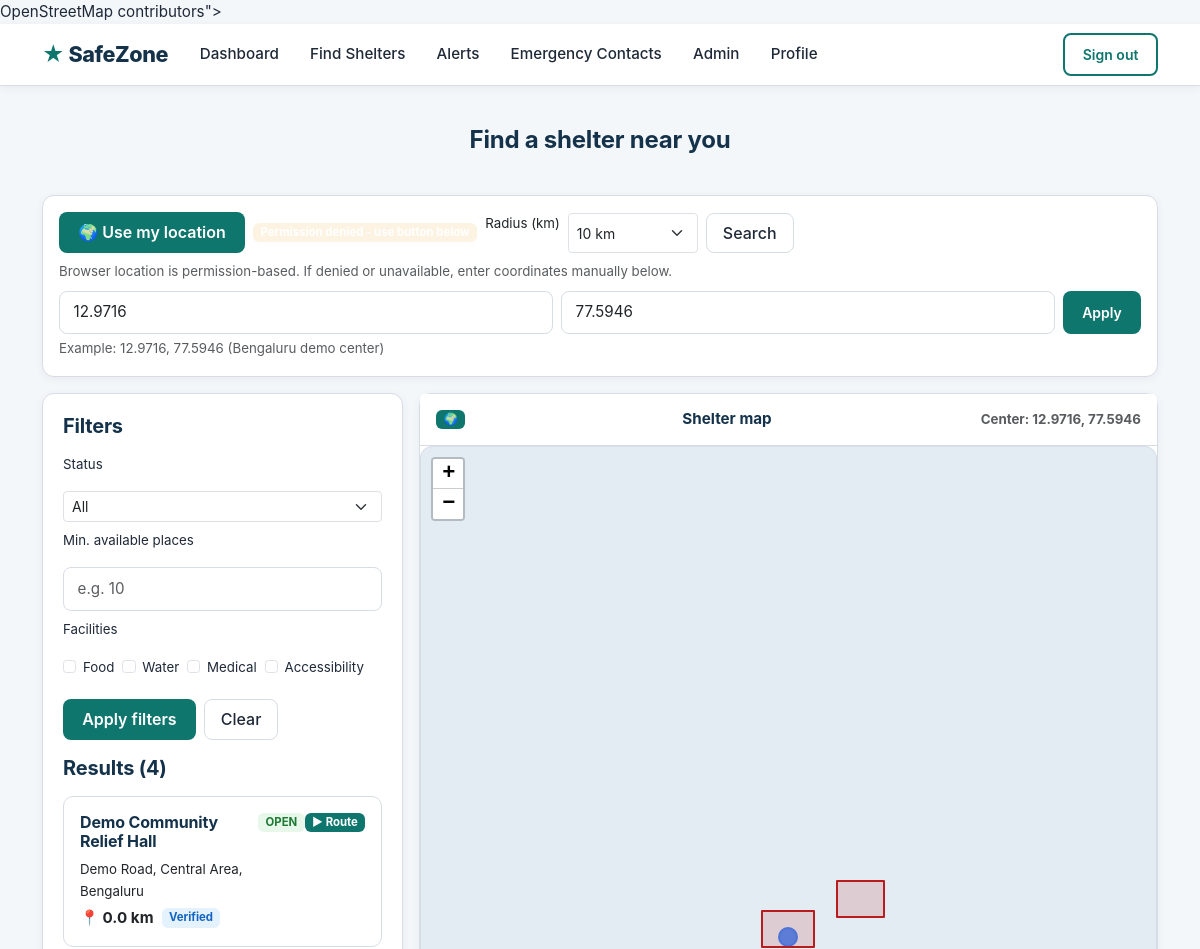
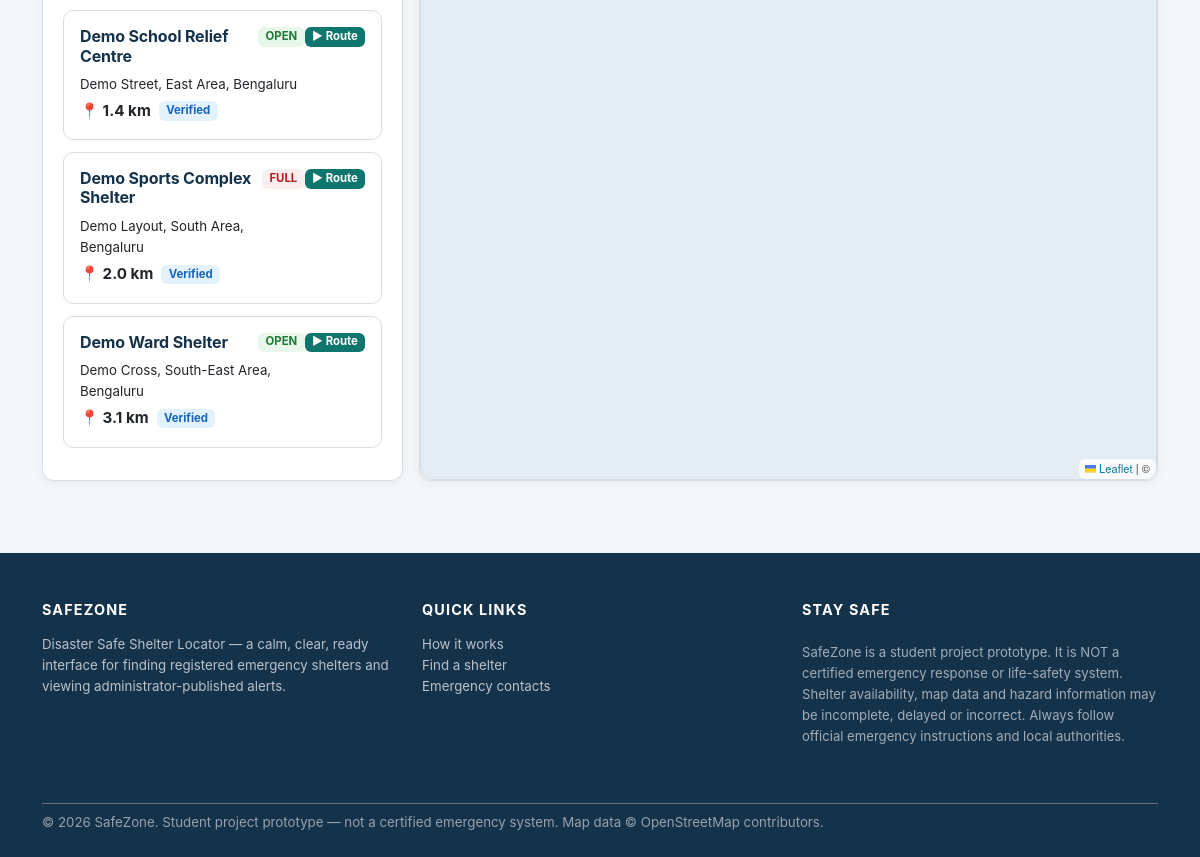
/user/find-shelter (signed in), run on the app's committed database (2 pictures, top to bottom).
### tables this page shows
CREATE TABLE shelters (
    shelter_id INTEGER PRIMARY KEY AUTOINCREMENT,
    shelter_code VARCHAR(30) NOT NULL UNIQUE,
    name VARCHAR(160) NOT NULL,
    description TEXT NULL,
    address VARCHAR(255) NOT NULL,
    city VARCHAR(100) NOT NULL,
    state VARCHAR(100) NOT NULL,
    postal_code VARCHAR(15) NULL,
    latitude REAL NOT NULL,
    longitude REAL NOT NULL,
    shelter_type TEXT NOT NULL DEFAULT 'OTHER' CHECK (shelter_type IN ('COMMUNITY_HALL','SCHOOL','GOVERNMENT_CENTRE','HEALTH_CENTRE','OTHER')),
    total_capacity INTEGER UNSIGNED NOT NULL DEFAULT 0,
    available_capacity INTEGER UNSIGNED NOT NULL DEFAULT 0,
    status TEXT NOT NULL DEFAULT 'OPEN' CHECK (status IN ('OPEN','FULL','CLOSED')),
    verification_status TEXT NOT NULL DEFAULT 'PENDING' CHECK (verification_status IN ('PENDING','VERIFIED','REJECTED')),
    contact_name VARCHAR(120) NULL,
    contact_phone VARCHAR(25) NULL,
    has_food INTEGER NOT NULL DEFAULT 0,
    has_drinking_water INTEGER NOT NULL DEFAULT 0,
    has_medical_support INTEGER NOT NULL DEFAULT 0,
    has_accessibility INTEGER NOT NULL DEFAULT 0,
    last_verified_at DATETIME NULL,
    created_by BIGINT NULL,
    created_at TIMESTAMP NOT NULL DEFAULT CURRENT_TIMESTAMP,
    updated_at TIMESTAMP NOT NULL DEFAULT CURRENT_TIMESTAMP,
    CONSTRAINT fk_shelters_created_by FOREIGN KEY (created_by) REFERENCES users(user_id) ON DELETE SET NULL,
    CONSTRAINT chk_shelter_capacity CHECK (available_capacity <= total_capacity)
);

### safezone/routes/user.py (the view)
@user_bp.route("/find-shelter", methods=["GET", "POST"])
@login_required
def find_shelter():
    lat, lon = get_user_location()
    radius = float(request.args.get("radius", 10))
    status = request.args.get("status") or None
    cap = request.args.get("capacity_min") or None
    facilities = request.args.getlist("facility")
    shelters = search_shelters(lat, lon, radius_km=radius, status=status,
                               capacity_min=cap, facilities=facilities)
    return render_template(
        "find_shelter.html",
        shelters=shelters,
        lat=lat,
        lon=lon,
        radius=radius,
        status=status or "",
        capacity_min=cap or "",
        facilities=facilities,
    )

### safezone/database/connection.py (called while the page is built)
def get_db_path():
    db_url = Config.DATABASE_URL
    if db_url.startswith("sqlite:///"):
        return db_url[len("sqlite:///"):]
    return None

def get_connection():
    db_path = get_db_path()
    conn = sqlite3.connect(db_path)
    conn.row_factory = sqlite3.Row
    conn.execute("PRAGMA foreign_keys = ON")
    return conn

@contextmanager
def db_transaction():
    conn = get_connection()
    try:
        yield conn
        conn.commit()
    except Exception:
        conn.rollback()
        raise
    finally:
        conn.close()

def query_one(sql, params=()):
    with db_transaction() as conn:
        cur = conn.execute(sql, params)
        return cur.fetchone()

def query_all(sql, params=()):
    with db_transaction() as conn:
        cur = conn.execute(sql, params)
        return cur.fetchall()

### safezone/routes/auth.py (called while the page is built)
def get_user_by_id(user_id):
    from safezone.database.connection import query_one
    return query_one("SELECT * FROM users WHERE user_id = ?", (user_id,))

    @property
    def is_admin(self):
        return self.role == "ADMIN"

### safezone/routes/user.py (called while the page is built)
def get_user_location():
    lat = float(session.get("lat", 12.9716))
    lon = float(session.get("lon", 77.5946))
    return lat, lon

### safezone/services/shelter.py (called while the page is built)
def haversine_km(lat1, lon1, lat2, lon2):
    R = 6371.0088  # Earth radius, km
    phi1, phi2 = math.radians(lat1), math.radians(lat2)
    dphi = math.radians(lat2 - lat1)
    dlambda = math.radians(lon2 - lon1)
    a = (
        math.sin(dphi / 2) ** 2
        + math.cos(phi1) * math.cos(phi2) * math.sin(dlambda / 2) ** 2
    )
    return 2 * R * math.asin(math.sqrt(a))

### templates/find_shelter.html (shortened to what this page needs)
{% extends "base.html" %}
{% block content %}
<section class="section-sm">
  <div class="container">
    <h2 class="section-title-center">Find a shelter near you</h2>
    <div class="card card-sz mb-3">
      <div class="card-body p-3">
        <form id="locationForm" class="d-flex flex-wrap gap-2 align-items-end">
          <div class="d-flex align-items-center gap-2">
            <button type="button" class="btn btn-sz" id="useMyLocation" title="Use my current location">
              &#127757; Use my location
            </button>
            <span class="badge bg-pale text-navy fw-bold" id="locStatus">Auto-detecting...</span>
          </div>
          <div class="flex-grow-1 d-flex gap-2">
            <label class="form-label small mb-0" for="radius">Radius (km)</label>
            <select class="form-select form-select-sm" id="radius" name="radius" style="width:130px;">
              <option value="10" {% if radius==10 %}selected{% endif %}>10 km</option>
            </select>
            <button class="btn btn-ghost" type="submit">Search</button>
          </div>
        </form>
        <div class="mt-2 small text-muted">
          Browser location is permission-based. If denied or unavailable, enter coordinates manually below.
        </div>
        <form id="manualLocationForm" class="mt-2 d-flex gap-2" style="display:none;">
          <input type="number" step="any" class="form-control form-control-sm" id="manualLat" placeholder="Latitude" value="{{ lat }}">
          <input type="number" step="any" class="form-control form-control-sm" id="manualLon" placeholder="Longitude" value="{{ lon }}">
          <button class="btn btn-sz btn-sm" type="button" id="applyManual">Apply</button>
        </form>
        <div class="mt-1 small text-muted" id="manualHint" style="display:none;">
          Example: 12.9716, 77.5946 (Bengaluru demo center)
        </div>
      </div>
    </div>
    <div class="row g-3">
      <div class="col-lg-4">
        <div class="sz-panel sticky" style="top:20px;">
          <h5 class="mb-3">Filters</h5>
          <form id="filterForm" class="d-flex flex-wrap gap-2 mb-3">
            <label class="form-label small">Status</label>
            <select class="form-select form-select-sm" name="status">
              <option value="" {% if not status %}selected{% endif %}>All</option>
            </select>
            <label class="form-label small">Min. available places</label>
            <input type="number" name="capacity_min" class="form-control form-control-sm" value="{{ capacity_min }}" placeholder="e.g. 10">
            <label class="form-label small">Facilities</label>
            <div class="d-flex gap-2 flex-wrap">
              <label class="form-check small">
                <input type="checkbox" class="form-check-input" name="facility" value="has_food"{% if 'has_food' in facilities %} checked{% endif %}> Food
              </label>
              <label class="form-check small">
                <input type="checkbox" class="form-check-input" name="facility" value="has_drinking_water"{% if 'has_drinking_water' in facilities %} checked{% endif %}> Water
              </label>
              <label class="form-check small">
                <input type="checkbox" class="form-check-input" name="facility" value="has_medical_support"{% if 'has_medical_support' in facilities %} checked{% endif %}> Medical
              </label>
              <label class="form-check small">
                <input type="checkbox" class="form-check-input" name="facility" value="has_accessibility"{% if 'has_accessibility' in facilities %} checked{% endif %}> Accessibility
              </label>
            </div>
            <button class="btn btn-sz w-auto mt-2" type="submit">Apply filters</button>
            <a class="btn btn-ghost w-auto mt-2" href="{{ url_for('user.find_shelter', lat=lat, lon=lon, radius=radius) }}">Clear</a>
          </form>
          <h5 class="mb-3">Results ({{ shelters|length }})</h5>
          {% if shelters %}
            <div class="list-group list-group-flush" id="shelterList">
              {% for s in shelters %}
                <a href="{{ url_for('user.shelter_detail', shelter_id=s.shelter_id) }}"
                   class="list-group-item list-group-item-action d-flex justify-content-between align-items-start p-3"
                   style="border:1px solid var(--sz-border); border-radius:10px; margin-bottom:0.75rem; background:#fff;">
                  <div>
                    <div class="d-flex justify-content-between align-items-start mb-1">
                      <h6 class="mb-1">{{ s.name }}</h6>
                      <span class="badge badge-{{ 'open' if s.status=='OPEN' else 'full' if s.status=='FULL' else 'closed' }}">{{ s.status }}</span>
                    </div>
                    <div class="meta small mb-1">{{ s.address }}, {{ s.city }}</div>
                    <div class="d-flex align-items-center gap-2 mt-1">
                      <span class="distance fw-bold">&#128205; {{ "%.1f"|format(s.distance_km) }} km</span>
                      <span class="badge badge-{{ 'verified' if s.verification_status=='VERIFIED' else 'pending' }}">{{ s.verification_status.title() }}</span>
                    </div>
                  </div>
                  <span class="badge bg-teal text-white">&#9654; Route</span>
                </a>
              {% endfor %}
            </div>
          {% else %}
            <div class="text-center py-4">
              <p class="text-muted">No shelters match your filters.</p>
            </div>
          {% endif %}
        </div>
      </div>
      <div class="col-lg-8">
        <div class="card card-sz h-100 map-card">
          <div class="card-header d-flex justify-content-between align-items-center">
            <span class="badge bg-teal me-2">&#127757;</span> Shelter map
            <span class="small text-muted" id="mapCenter">Center: {{ "%.4f"|format(lat) }}, {{ "%.4f"|format(lon) }}</span>
          </div>
          <div class="card-body p-0" style="height:520px;">
            <div id="map" style="height:100%; width:100%;"></div>
          </div>
        </div>
      </div>
    </div>
  </div>
</section>
{% endblock %}

### static/css/style.css (style rules this page uses)
:root { --sz-navy: #15324B; --sz-navy-dark: #0f2436; --sz-teal: #0F766E; --sz-teal-dark: #0b5f56; --sz-pale-teal: #EAF4F4; --sz-bg: #F4F7FA; --sz-amber: #B45309; --sz-amber-bg: #fdf3e3; --sz-red: #B91C1C; --sz-red-bg: #fbeeee; --sz-text: #1f2937; --sz-text-muted: #6b7280; --sz-border: #d7dde5; --sz-shadow: 0 6px 18px rgba(21, 50, 75, 0.08); --sz-shadow-sm: 0 2px 8px rgba(21, 50, 75, 0.06); --sz-radius: 12px; --sz-font: "Inter", -apple-system, BlinkMacSystemFont, "Segoe UI", Roboto, "Helvetica Neue", Arial, sans-serif; }
* { box-sizing: border-box; }
html { scroll-behavior: smooth; }
body { background: var(--sz-bg); color: var(--sz-text); font-family: var(--sz-font); font-size: 0.95rem; line-height: 1.6; margin: 0; }
h1, h2, h3, h4, h5, h6 { color: var(--sz-navy); font-weight: 700; letter-spacing: -0.01em; }
h2 { font-size: 1.5rem; }
a { color: var(--sz-teal); text-decoration: none; }
.btn-sz { background: var(--sz-teal); border: none; color: #fff; font-weight: 600; border-radius: 8px; padding: 0.55rem 1.2rem; transition: transform 0.15s, box-shadow 0.15s, background 0.15s; }
.btn-ghost { background: transparent; border: 1px solid var(--sz-border); color: var(--sz-text); border-radius: 8px; padding: 0.45rem 1rem; font-weight: 500; }
.bg-teal { background: var(--sz-teal) !important; color: #fff; }
.bg-amber { background: var(--sz-amber-bg) !important; }
.badge-open { background: #e7f7ea; color: #1e7a34; }
.badge-full { background: #fbeeee; color: var(--sz-red); }
.badge-verified { background: #e3f2fd; color: #1565c0; }
.card-sz { background: #fff; border: 1px solid var(--sz-border); border-radius: var(--sz-radius); box-shadow: var(--sz-shadow-sm); transition: transform 0.15s, box-shadow 0.15s; }
.card-sz > .card-header { background: #fff; border-bottom: 1px solid var(--sz-border); font-weight: 700; color: var(--sz-navy); padding: 0.85rem 1rem; }
.card-sz > .card-body { padding: 1.1rem 1.2rem; }
.sz-panel { background: #fff; border: 1px solid var(--sz-border); border-radius: var(--sz-radius); box-shadow: var(--sz-shadow-sm); padding: 1.25rem; }
.section-sm { padding: 2.5rem 1rem; }
.section-title-center { text-align: center; margin-bottom: 2.5rem; }
#map { height: 100%; width: 100%; border-radius: var(--sz-radius); border: 1px solid var(--sz-border); background: #e3ecf2; }
.map-card { height: 100%; }
.card-body > #map, .card-body.p-0 > #map { height: 100% !important; width: 100% !important; display: block; }
.leaflet-container { width: 100% !important; height: 100% !important; }
.form-control { width: 100%; padding: 0.6rem 0.85rem; border: 1px solid var(--sz-border); border-radius: 8px; font-size: 0.95rem; background: #fff; transition: border-color 0.15s, box-shadow 0.15s; }
.form-select { appearance: none; }

### data on the page
shelters: name "Demo Community Relief Hall", status "OPEN", address "Demo Road, Central Area", city "Bengaluru", distance_km "0.0", verification_status "Verified"
shelters: name "Demo School Relief Centre", status "OPEN", address "Demo Street, East Area", city "Bengaluru", distance_km "1.4", verification_status "Verified"
shelters: name "Demo Sports Complex Shelter", status "FULL", address "Demo Layout, South Area", city "Bengaluru", distance_km "2.0", verification_status "Verified"
shelters: name "Demo Ward Shelter", status "OPEN", address "Demo Cross, South-East Area", city "Bengaluru", distance_km "3.1", verification_status "Verified"

### other printed values
{{ shelters|length }} "4"
{{ "%.4f"|format(lat) }} "12.9716"
{{ "%.4f"|format(lon) }} "77.5946"
